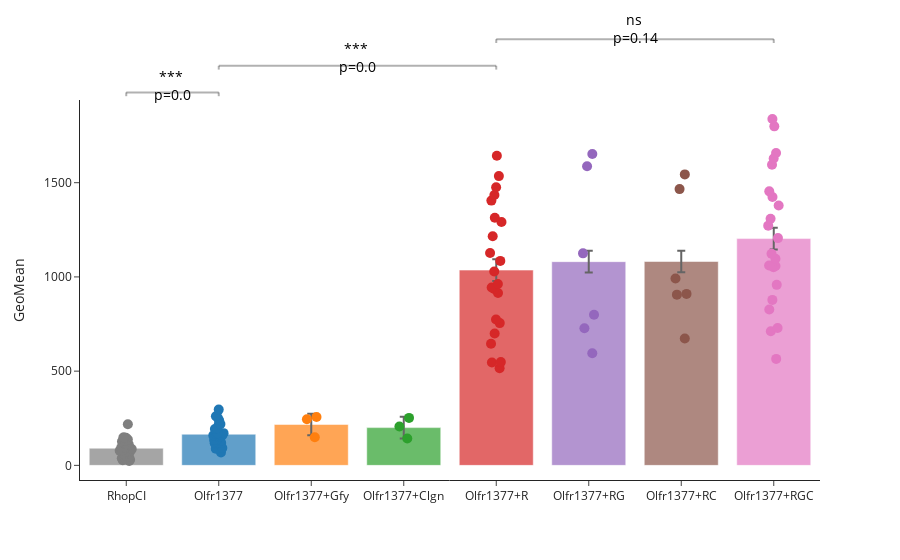

Here is the notebook cell this chart was saved with:
### Code cell
samples_to_plot = ['RhopCI', 'Olfr1377', 'Olfr1377+Gfy','Olfr1377+Clgn','Olfr1377+R','Olfr1377+RG','Olfr1377+RC','Olfr1377+RGC']
# plot_by = 'Normalized_GeoMean'
plot_by = 'GeoMean'

# Filtering data for samples to plot
plot_df = pd.DataFrame()
for _sample in samples_to_plot: 
   plot_df = pd.concat([plot_df, data[data.Sample_name == _sample]])
plot_df = plot_df[plot_df.Count >= 10000]
# plot_df = plot_df[(plot_df.OR == 1000) | (plot_df.Sample_name == 'RhopCI')]

# plot_df = flow_utils.filter_expdate_by_samples(plot_df, contain_samples = ['Olfr1377+R','Olfr1377+RGC'])



# Normalizing GeoMean 
plot_df = flow_utils.normalize_metric(plot_df, normalize_by='Olfr1377+RGC', normalize_metric='GeoMean')
# plot_df = plot_df.dropna(subset=[plot_by]) # drops nan values that doesn't have the normalize_by in the same exp_date

cmap = plot_utils.distinct_colors(samples_to_plot, category='my_Tab10')


fig = go.Figure()

for _sample in plot_df.Sample_name.unique(): 
   # Jitter scatter points
   subset = plot_df[plot_df['Sample_name'] == _sample]
   fig.add_trace(go.Box(x=subset['Sample_name'],
                        y = subset[plot_by], 
                        text = subset['exp_date'], 
                        name = _sample, 
                        # opacity = 0.3, 
                        marker_size = 10,
                        pointpos=0, 
                        boxpoints='all', 
                        boxmean=True,
                        marker = dict(color = cmap[_sample]),
                        line = dict(color = 'rgba(0,0,0,0)'),
                        fillcolor = 'rgba(0,0,0,0)', 
                        showlegend=False
                        ))
   # Bar plot
   subset = plot_df[plot_df['Sample_name'] == _sample]
   fig.add_trace(go.Bar(x = [_sample], 
                        y = [subset[plot_by].mean()], 
                        error_y = dict(array=(plot_df.groupby('Sample_name')[plot_by].std())), 
                        marker_color = cmap[_sample],
                        # marker_line = dict(width = 3, color = 'black'),
                        opacity = 0.7, 
                        showlegend=False,
                        # width=0.5
                        ))
   
# Add p-value
fig = plot_utils.add_p_value_annotation(fig, [[0,1], [1,4], [4,7]], 
                                        test_type = 'ranksums', 
                                        select_datatype='box')   

# fig = plot_utils.add_p_value_annotation(fig, [[0,1], [1,2], [2,5]], 
#                                         test_type = 'ranksums', 
#                                         select_datatype='box')   
   
fig.update_layout(template='simple_white', 
                  yaxis_title = plot_by)
fig.show()

# fig.write_html('../output/Chaperone_flow_image/bar_Olfr1377_all.html')

### Figure 1 — Plotly figure (JSON) as saved in the notebook; plotly's stock layout.template omitted (floating-point values rounded to 4 significant figures)
{"data": [{"boxmean": true, "boxpoints": "all", "fillcolor": "rgba(0,0,0,0)", "line": {"color": "rgba(0,0,0,0)"}, "marker": {"color": "#7f7f7f", "size": 10}, "name": "RhopCI", "pointpos": 0, "showlegend": false, "text": ["01182023_Lu", "07122022_Lu", "04012023_Lu", "03312023_Lu", "03152023_Lu", "02152023_Lu", "10122022_Lu", "09212022_Lu", "08212022_Lu", "08172022_Lu", "01202023_Lu", "06102022_Lu", "08052022_Lu", "09052022_Lu", "02032023_Lu", "09012022_Lu", "06302022_Lu", "11062022_Lu", "10142022_Lu", "03292023_Lu", "10032022_Lu", "06032023_Lu", "07292022_Lu", "02062023_Lu", "03222023_Lu", "06212023_Lu", "07192022_Lu", "03262023_Lu", "10052022_Lu", "05062022_Lu", "09262022_Lu"], "type": "box", "x": ["RhopCI", "RhopCI", "RhopCI", "RhopCI", "RhopCI", "RhopCI", "RhopCI", "RhopCI", "RhopCI", "RhopCI", "RhopCI", "RhopCI", "RhopCI", "RhopCI", "RhopCI", "RhopCI", "RhopCI", "RhopCI", "RhopCI", "RhopCI", "RhopCI", "RhopCI", "RhopCI", "RhopCI", "RhopCI", "RhopCI", "RhopCI", "RhopCI", "RhopCI", "RhopCI", "RhopCI"], "y": [110, 51.7, 131, 147, 93.1, 148, 63.9, 29.7, 127, 38.4, 91.8, 77.1, 27.1, 117, 86.7, 37.4, 112, 131, 73.2, 137, 68.4, 148, 45.3, 77.6, 103, 73.4, 23.2, 218, 62.7, 95, 80.2]}, {"error_y": {"array": [57.5, 54.72, 59.19, 344.6, 345.5, 452.6, 353.0, 44.31]}, "marker": {"color": "#7f7f7f"}, "opacity": 0.7, "showlegend": false, "type": "bar", "x": ["RhopCI"], "y": [91.13]}, {"boxmean": true, "boxpoints": "all", "fillcolor": "rgba(0,0,0,0)", "line": {"color": "rgba(0,0,0,0)"}, "marker": {"color": "#1f77b4", "size": 10}, "name": "Olfr1377", "pointpos": 0, "showlegend": false, "text": ["01182023_Lu", "04012023_Lu", "03312023_Lu", "03152023_Lu", "02152023_Lu", "10122022_Lu", "09212022_Lu", "01202023_Lu", "06102022_Lu", "09052022_Lu", "02032023_Lu", "09012022_Lu", "11062022_Lu", "10142022_Lu", "03292023_Lu", "10032022_Lu", "06032023_Lu", "02062023_Lu", "03222023_Lu", "06212023_Lu", "06172023_Lu", "10052022_Lu", "10052022_Lu", "10052022_Lu", "05062022_Lu"], "type": "box", "x": ["Olfr1377", "Olfr1377", "Olfr1377", "Olfr1377", "Olfr1377", "Olfr1377", "Olfr1377", "Olfr1377", "Olfr1377", "Olfr1377", "Olfr1377", "Olfr1377", "Olfr1377", "Olfr1377", "Olfr1377", "Olfr1377", "Olfr1377", "Olfr1377", "Olfr1377", "Olfr1377", "Olfr1377", "Olfr1377", "Olfr1377", "Olfr1377", "Olfr1377"], "y": [171, 261, 239, 193, 219, 118, 68.2, 166, 135, 171, 159, 88, 155, 121, 296, 130, 253, 159, 216, 155, 196, 119, 118, 91.9, 135]}, {"error_y": {"array": [57.5, 54.72, 59.19, 344.6, 345.5, 452.6, 353.0, 44.31]}, "marker": {"color": "#1f77b4"}, "opacity": 0.7, "showlegend": false, "type": "bar", "x": ["Olfr1377"], "y": [165.3]}, {"boxmean": true, "boxpoints": "all", "fillcolor": "rgba(0,0,0,0)", "line": {"color": "rgba(0,0,0,0)"}, "marker": {"color": "#ff7f0e", "size": 10}, "name": "Olfr1377+Gfy", "pointpos": 0, "showlegend": false, "text": ["06032023_Lu", "06212023_Lu", "06172023_Lu"], "type": "box", "x": ["Olfr1377+Gfy", "Olfr1377+Gfy", "Olfr1377+Gfy"], "y": [257, 149, 245]}, {"error_y": {"array": [57.5, 54.72, 59.19, 344.6, 345.5, 452.6, 353.0, 44.31]}, "marker": {"color": "#ff7f0e"}, "opacity": 0.7, "showlegend": false, "type": "bar", "x": ["Olfr1377+Gfy"], "y": [217]}, {"boxmean": true, "boxpoints": "all", "fillcolor": "rgba(0,0,0,0)", "line": {"color": "rgba(0,0,0,0)"}, "marker": {"color": "#2ca02c", "size": 10}, "name": "Olfr1377+Clgn", "pointpos": 0, "showlegend": false, "text": ["06032023_Lu", "06212023_Lu", "06172023_Lu"], "type": "box", "x": ["Olfr1377+Clgn", "Olfr1377+Clgn", "Olfr1377+Clgn"], "y": [252, 143, 206]}, {"error_y": {"array": [57.5, 54.72, 59.19, 344.6, 345.5, 452.6, 353.0, 44.31]}, "marker": {"color": "#2ca02c"}, "opacity": 0.7, "showlegend": false, "type": "bar", "x": ["Olfr1377+Clgn"], "y": [200.3]}, {"boxmean": true, "boxpoints": "all", "fillcolor": "rgba(0,0,0,0)", "line": {"color": "rgba(0,0,0,0)"}, "marker": {"color": "#d62728", "size": 10}, "name": "Olfr1377+R", "pointpos": 0, "showlegend": false, "text": ["01182023_Lu", "04012023_Lu", "03312023_Lu", "10122022_Lu", "09212022_Lu", "08172022_Lu", "01202023_Lu", "06102022_Lu", "08052022_Lu", "09052022_Lu", "09012022_Lu", "11062022_Lu", "10142022_Lu", "03292023_Lu", "06032023_Lu", "02062023_Lu", "06212023_Lu", "06172023_Lu", "10052022_Lu", "10052022_Lu", "10052022_Lu", "05062022_Lu"], "type": "box", "x": ["Olfr1377+R", "Olfr1377+R", "Olfr1377+R", "Olfr1377+R", "Olfr1377+R", "Olfr1377+R", "Olfr1377+R", "Olfr1377+R", "Olfr1377+R", "Olfr1377+R", "Olfr1377+R", "Olfr1377+R", "Olfr1377+R", "Olfr1377+R", "Olfr1377+R", "Olfr1377+R", "Olfr1377+R", "Olfr1377+R", "Olfr1377+R", "Olfr1377+R", "Olfr1377+R", "Olfr1377+R"], "y": [944, 1643, 1314, 1085, 515, 546, 755, 1216, 700, 1291, 915, 774, 936, 1405, 1535, 1476, 1029, 1435, 962, 1127, 645, 548]}, {"error_y": {"array": [57.5, 54.72, 59.19, 344.6, 345.5, 452.6, 353.0, 44.31]}, "marker": {"color": "#d62728"}, "opacity": 0.7, "showlegend": false, "type": "bar", "x": ["Olfr1377+R"], "y": [1036.0]}, {"boxmean": true, "boxpoints": "all", "fillcolor": "rgba(0,0,0,0)", "line": {"color": "rgba(0,0,0,0)"}, "marker": {"color": "#9467bd", "size": 10}, "name": "Olfr1377+RG", "pointpos": 0, "showlegend": false, "text": ["08172022_Lu", "08052022_Lu", "10142022_Lu", "06032023_Lu", "06212023_Lu", "06172023_Lu"], "type": "box", "x": ["Olfr1377+RG", "Olfr1377+RG", "Olfr1377+RG", "Olfr1377+RG", "Olfr1377+RG", "Olfr1377+RG"], "y": [595, 728, 799, 1652, 1125, 1587]}, {"error_y": {"array": [57.5, 54.72, 59.19, 344.6, 345.5, 452.6, 353.0, 44.31]}, "marker": {"color": "#9467bd"}, "opacity": 0.7, "showlegend": false, "type": "bar", "x": ["Olfr1377+RG"], "y": [1081]}, {"boxmean": true, "boxpoints": "all", "fillcolor": "rgba(0,0,0,0)", "line": {"color": "rgba(0,0,0,0)"}, "marker": {"color": "#8c564b", "size": 10}, "name": "Olfr1377+RC", "pointpos": 0, "showlegend": false, "text": ["08172022_Lu", "08052022_Lu", "10142022_Lu", "06032023_Lu", "06212023_Lu", "06172023_Lu"], "type": "box", "x": ["Olfr1377+RC", "Olfr1377+RC", "Olfr1377+RC", "Olfr1377+RC", "Olfr1377+RC", "Olfr1377+RC"], "y": [673, 910, 906, 1544, 992, 1466]}, {"error_y": {"array": [57.5, 54.72, 59.19, 344.6, 345.5, 452.6, 353.0, 44.31]}, "marker": {"color": "#8c564b"}, "opacity": 0.7, "showlegend": false, "type": "bar", "x": ["Olfr1377+RC"], "y": [1082.0]}, {"boxmean": true, "boxpoints": "all", "fillcolor": "rgba(0,0,0,0)", "line": {"color": "rgba(0,0,0,0)"}, "marker": {"color": "#e377c2", "size": 10}, "name": "Olfr1377+RGC", "pointpos": 0, "showlegend": false, "text": ["01182023_Lu", "03152023_Lu", "02152023_Lu", "10122022_Lu", "08172022_Lu", "01202023_Lu", "06102022_Lu", "08052022_Lu", "09052022_Lu", "02032023_Lu", "09012022_Lu", "11062022_Lu", "10142022_Lu", "10032022_Lu", "06032023_Lu", "02062023_Lu", "03222023_Lu", "06212023_Lu", "06172023_Lu", "10052022_Lu", "10052022_Lu", "10052022_Lu", "05062022_Lu"], "type": "box", "x": ["Olfr1377+RGC", "Olfr1377+RGC", "Olfr1377+RGC", "Olfr1377+RGC", "Olfr1377+RGC", "Olfr1377+RGC", "Olfr1377+RGC", "Olfr1377+RGC", "Olfr1377+RGC", "Olfr1377+RGC", "Olfr1377+RGC", "Olfr1377+RGC", "Olfr1377+RGC", "Olfr1377+RGC", "Olfr1377+RGC", "Olfr1377+RGC", "Olfr1377+RGC", "Olfr1377+RGC", "Olfr1377+RGC", "Olfr1377+RGC", "Olfr1377+RGC", "Olfr1377+RGC", "Olfr1377+RGC"], "y": [1123, 1595, 1799, 1206, 712, 827, 1309, 1051, 1379, 1424, 1096, 878, 1059, 1061, 1658, 1454, 1838, 1058, 1628, 958, 1272, 729, 565]}, {"error_y": {"array": [57.5, 54.72, 59.19, 344.6, 345.5, 452.6, 353.0, 44.31]}, "marker": {"color": "#e377c2"}, "opacity": 0.7, "showlegend": false, "type": "bar", "x": ["Olfr1377+RGC"], "y": [1203.0]}], "layout": {"annotations": [{"font": {"color": "black", "size": 14}, "showarrow": false, "text": "*** <br>p=0.0", "textangle": 0, "x": 0.5, "xref": "x", "y": 1.091, "yref": "y domain"}, {"font": {"color": "black", "size": 14}, "showarrow": false, "text": "*** <br>p=0.0", "textangle": 0, "x": 2.5, "xref": "x", "y": 1.166, "yref": "y domain"}, {"font": {"color": "black", "size": 14}, "showarrow": false, "text": "ns <br>p=0.14", "textangle": 0, "x": 5.5, "xref": "x", "y": 1.241, "yref": "y domain"}], "shapes": [{"line": {"color": "black", "width": 2}, "type": "line", "x0": 0, "x1": 0, "xref": "x", "y0": 1.01, "y1": 1.02, "yref": "y domain"}, {"line": {"color": "black", "width": 2}, "type": "line", "x0": 0, "x1": 1, "xref": "x", "y0": 1.02, "y1": 1.02, "yref": "y domain"}, {"line": {"color": "black", "width": 2}, "type": "line", "x0": 1, "x1": 1, "xref": "x", "y0": 1.01, "y1": 1.02, "yref": "y domain"}, {"line": {"color": "black", "width": 2}, "type": "line", "x0": 1, "x1": 1, "xref": "x", "y0": 1.08, "y1": 1.09, "yref": "y domain"}, {"line": {"color": "black", "width": 2}, "type": "line", "x0": 1, "x1": 4, "xref": "x", "y0": 1.09, "y1": 1.09, "yref": "y domain"}, {"line": {"color": "black", "width": 2}, "type": "line", "x0": 4, "x1": 4, "xref": "x", "y0": 1.08, "y1": 1.09, "yref": "y domain"}, {"line": {"color": "black", "width": 2}, "type": "line", "x0": 4, "x1": 4, "xref": "x", "y0": 1.15, "y1": 1.16, "yref": "y domain"}, {"line": {"color": "black", "width": 2}, "type": "line", "x0": 4, "x1": 7, "xref": "x", "y0": 1.16, "y1": 1.16, "yref": "y domain"}, {"line": {"color": "black", "width": 2}, "type": "line", "x0": 7, "x1": 7, "xref": "x", "y0": 1.15, "y1": 1.16, "yref": "y domain"}], "yaxis": {"title": {"text": "GeoMean"}}}}
